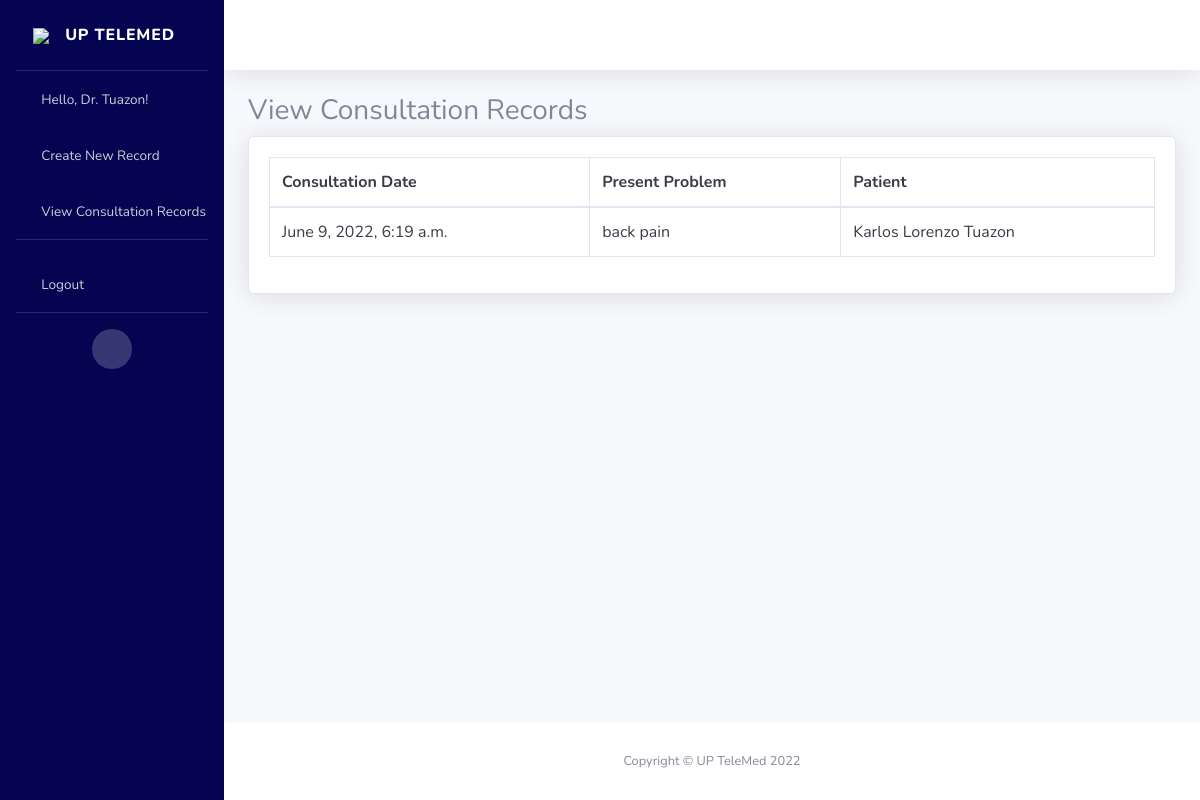
The page /consultation_record/view-record-doctor (signed in) on the database as committed earlier.
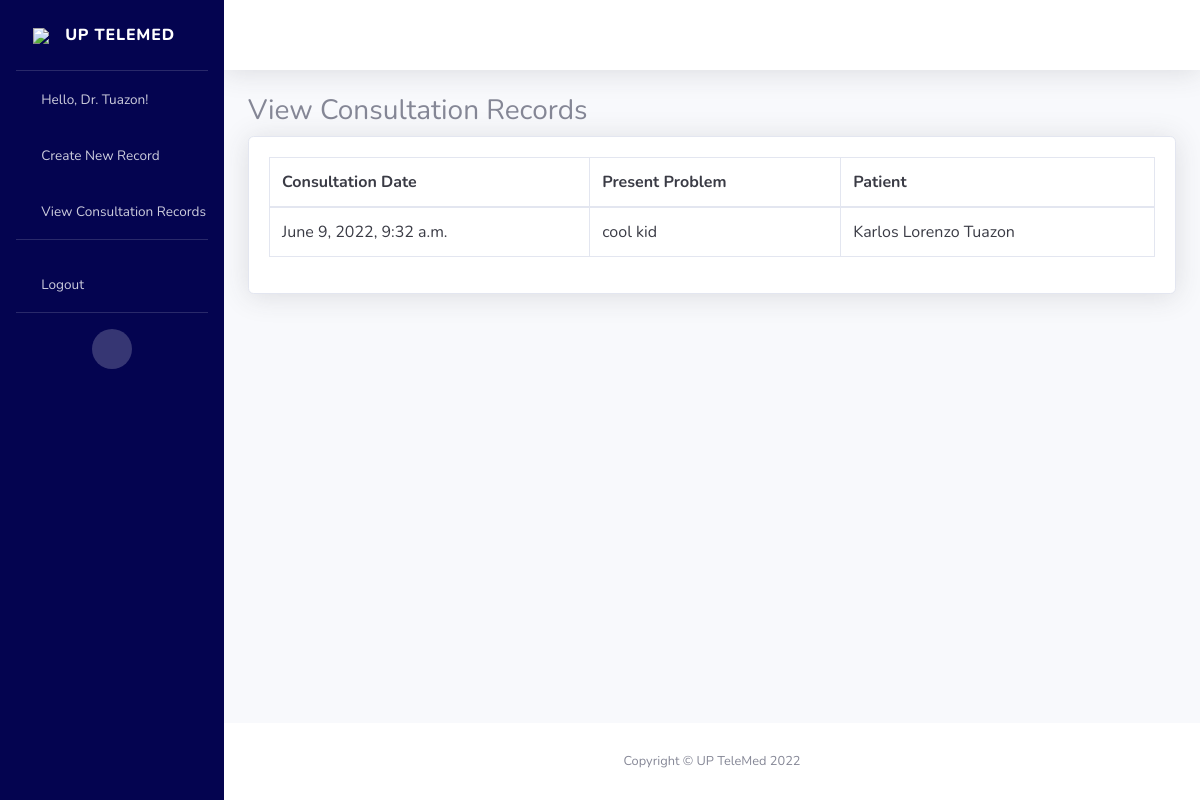
The same page on the database as committed later.
### consultation_record/models.py (models this page shows, shortened)
class ConsultationRecord(models.Model):
    patient = models.ForeignKey(Patient, on_delete=models.CASCADE, null=True, blank=True)
    doctor = models.ForeignKey(Doctor, on_delete=models.CASCADE, null=True, blank=True)
    consultation_date = models.DateTimeField(null=True, blank=True)
    p_address = models.CharField(max_length=100, null=True, blank=True)
    landline = models.CharField(max_length=100, null=True, blank=True)
    mobile = PhoneNumberField(max_length=100, null=True, blank=True)
    email = models.EmailField(max_length=256, null=True, blank=True)
    curr_med = models.CharField(max_length=100, null=True, blank=True)
    temp = models.CharField(max_length=100, null=True, blank=True)
    allergies = models.CharField(max_length=100, null=True, blank=True)
    pres_prob = models.CharField(max_length=100, null=True, blank=True)
    assessments = models.CharField(max_length=100, null=True, blank=True)
    plan = models.CharField(max_length=100, null=True, blank=True)
    nxt_cons_date = models.DateField(null=True, blank=True)
    link = models.CharField(max_length=100, null=True, blank=True)
    document = models.FileField(upload_to='docus/', null=True, blank=True)
    prescriptions = models.FileField(upload_to='docus/', null=True, blank=True)

### telemedicine/models.py (models this page shows)
class Patient(models.Model):
    SEX = (
        ('M', 'Male'),
        ('F', 'Female'),
    )
    user = models.OneToOneField(User, on_delete=models.CASCADE, null=True, blank=True)
    last_name = models.CharField(max_length=100, null=True)
    first_name = models.CharField(max_length=100, null=True)
    middle_name = models.CharField(max_length=100, null=True, blank=True)
    suffix = models.CharField(max_length=2, null=True, blank=True)
    sex = models.CharField(max_length=1, null=True, choices=SEX)
    birthdate = models.DateField(null=True, blank=True)
    age = models.CharField(max_length=100, null=True, blank=True)
    attending_doctor = models.ForeignKey(Doctor, related_name="docpatient", on_delete=models.CASCADE, null=True, blank=True)
    documents = models.FileField(upload_to='docus/', null=True, blank=True)
    def __str__(self):
        return self.first_name + " " + self.last_name

### consultation_record/decorators.py (the view)
		def wrapper_func(request, *args, **kwargs):
			group = None
			if request.user.groups.exists():
				group = request.user.groups.all()[0].name
			if group in allowed_roles:
				return view_func(request, *args, **kwargs)
			else:
				return HttpResponse('You are not authorized to view this page')

### consultation_record/templatetags/auth_extras.py (called while the page is built)
@register.filter(name='has_group')
def has_group(user, group_name):
    group = Group.objects.get(name=group_name)
    return True if group in user.groups.all() else False

### consultation_record/views.py (called while the page is built)
@login_required(login_url='login')
@allowed_users(allowed_roles=['Doctor'])
def viewRecordDoctor(request):
    consultations = ConsultationRecord.objects.filter(doctor=request.user.doctor)
    data={
        'consultations':consultations,
    }
    return render(request, 'consultation_record/view-record-doctor.html', data)

### consultation_record/templates/consultation_record/view-record-doctor.html (shortened to what this page needs)
{% extends 'telemedicine/main.html' %}
{% block content %}
{% load auth_extras %}
<h1 class="h3 mb-2">View Consultation Records</h1>
<div class="card shadow mb-4">
    <div class="card-body">
        <div class="table-responsive">
            <table class="table table-hover table-bordered text-gray-900" id="dataTable" width="100%" cellspacing="0">
                <thead>
                    <tr>
                        <th>Consultation Date</th>
                        <th>Present Problem</th>
                        <th>Patient</th>
                    </tr>
                </thead>
                <tbody>
                    {% for consultation in consultations %}
                            <tr onclick="window.location='{% url 'view-record-doctor-info' consultation.id %}'">
                                <td>{{consultation.consultation_date}}</a></td>
                                <td>{{consultation.pres_prob}}</td>
                                <td>{{consultation.patient}}</td>
                            </tr>
                    {% endfor %}
                </tbody>
            </table>
        </div>
    </div>
</div>
{% endblock content %}

Rows that differ between the two databases and show on the page:
no longer on this page (row edited): ConsultationRecord: consultation_date "June 9, 2022, 6:19 a.m.", pres_prob "back pain", patient "Karlos Lorenzo Tuazon"
added ConsultationRecord: consultation_date "June 9, 2022, 9:32 a.m.", pres_prob "cool kid", patient "Karlos Lorenzo Tuazon"
